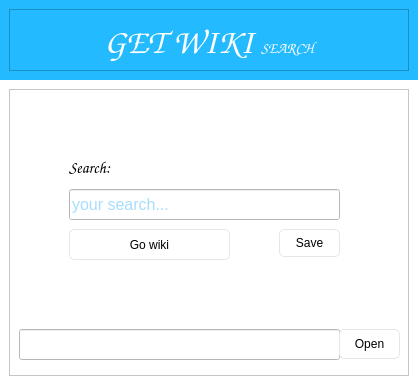
<?xml version="1.0" encoding="UTF-8"?>
<ui version="4.0">
 <class>GetWikiWindow</class>
 <widget class="QMainWindow" name="GetWikiWindow">
  <property name="geometry">
   <rect>
    <x>0</x>
    <y>0</y>
    <width>418</width>
    <height>385</height>
   </rect>
  </property>
  <property name="mouseTracking">
   <bool>false</bool>
  </property>
  <property name="contextMenuPolicy">
   <enum>Qt::NoContextMenu</enum>
  </property>
  <property name="acceptDrops">
   <bool>false</bool>
  </property>
  <property name="windowTitle">
   <string>GetWiki</string>
  </property>
  <property name="windowIcon">
   <iconset resource="GetWikiRc.qrc">
    <normaloff>:/Icon_Window/icon_wiki.png</normaloff>:/Icon_Window/icon_wiki.png</iconset>
  </property>
  <property name="windowOpacity">
   <double>1.000000000000000</double>
  </property>
  <property name="accessibleName">
   <string/>
  </property>
  <property name="dockNestingEnabled">
   <bool>true</bool>
  </property>
  <widget class="QWidget" name="centralwidget">
   <property name="autoFillBackground">
    <bool>false</bool>
   </property>
   <layout class="QVBoxLayout" name="verticalLayout">
    <property name="spacing">
     <number>0</number>
    </property>
    <property name="leftMargin">
     <number>0</number>
    </property>
    <property name="topMargin">
     <number>0</number>
    </property>
    <property name="rightMargin">
     <number>0</number>
    </property>
    <property name="bottomMargin">
     <number>0</number>
    </property>
    <item>
     <widget class="QFrame" name="frame">
      <property name="minimumSize">
       <size>
        <width>0</width>
        <height>80</height>
       </size>
      </property>
      <property name="maximumSize">
       <size>
        <width>16777215</width>
        <height>80</height>
       </size>
      </property>
      <property name="styleSheet">
       <string notr="true">background-color: rgb(35, 186, 255);</string>
      </property>
      <property name="frameShape">
       <enum>QFrame::NoFrame</enum>
      </property>
      <property name="frameShadow">
       <enum>QFrame::Raised</enum>
      </property>
      <layout class="QHBoxLayout" name="horizontalLayout_2">
       <item>
        <widget class="QFrame" name="frame_4">
         <property name="minimumSize">
          <size>
           <width>400</width>
           <height>0</height>
          </size>
         </property>
         <property name="maximumSize">
          <size>
           <width>400</width>
           <height>16777215</height>
          </size>
         </property>
         <property name="frameShape">
          <enum>QFrame::StyledPanel</enum>
         </property>
         <property name="frameShadow">
          <enum>QFrame::Raised</enum>
         </property>
         <layout class="QHBoxLayout" name="horizontalLayout_3">
          <item>
           <widget class="QLabel" name="lblTitulo">
            <property name="font">
             <font>
              <family>Comic Sans MS</family>
             </font>
            </property>
            <property name="text">
             <string>&lt;html&gt;&lt;head/&gt;&lt;body&gt;&lt;p align=&quot;center&quot;&gt;&lt;span style=&quot; font-size:26pt; font-weight:600; color:#ffffff;&quot;&gt;GET WIKI &lt;/span&gt;&lt;span style=&quot; font-size:11pt; font-weight:600; color:#ffffff;&quot;&gt;SEARCH&lt;/span&gt;&lt;/p&gt;&lt;/body&gt;&lt;/html&gt;</string>
            </property>
           </widget>
          </item>
         </layout>
        </widget>
       </item>
      </layout>
     </widget>
    </item>
    <item>
     <widget class="QFrame" name="frame_2">
      <property name="styleSheet">
       <string notr="true">background-color: rgb(255, 255, 255);</string>
      </property>
      <property name="frameShape">
       <enum>QFrame::NoFrame</enum>
      </property>
      <property name="frameShadow">
       <enum>QFrame::Raised</enum>
      </property>
      <layout class="QHBoxLayout" name="horizontalLayout">
       <item>
        <widget class="QFrame" name="frame_3">
         <property name="minimumSize">
          <size>
           <width>400</width>
           <height>0</height>
          </size>
         </property>
         <property name="maximumSize">
          <size>
           <width>400</width>
           <height>16777215</height>
          </size>
         </property>
         <property name="styleSheet">
          <string notr="true">background-color: rgb(255, 255, 255);</string>
         </property>
         <property name="frameShape">
          <enum>QFrame::StyledPanel</enum>
         </property>
         <property name="frameShadow">
          <enum>QFrame::Raised</enum>
         </property>
         <widget class="QPushButton" name="btnSave">
          <property name="geometry">
           <rect>
            <x>270</x>
            <y>140</y>
            <width>61</width>
            <height>28</height>
           </rect>
          </property>
          <property name="styleSheet">
           <string notr="true">QPushButton {
	border-radius: 5px;
	border: 1px solid rgb(230, 230, 230)
}
QPushButton:hover {
	background-color: rgb(235, 255, 255);
	color: rgb(60, 203, 255);
}
QPushButton:pressed {
	background-color: rgb(0,0,0)
}

</string>
          </property>
          <property name="text">
           <string>Save</string>
          </property>
         </widget>
         <widget class="QLineEdit" name="txtDir">
          <property name="enabled">
           <bool>true</bool>
          </property>
          <property name="geometry">
           <rect>
            <x>10</x>
            <y>240</y>
            <width>321</width>
            <height>31</height>
           </rect>
          </property>
          <property name="focusPolicy">
           <enum>Qt::ClickFocus</enum>
          </property>
          <property name="text">
           <string/>
          </property>
          <property name="readOnly">
           <bool>true</bool>
          </property>
         </widget>
         <widget class="QLabel" name="lblSearch">
          <property name="geometry">
           <rect>
            <x>60</x>
            <y>70</y>
            <width>61</width>
            <height>16</height>
           </rect>
          </property>
          <property name="font">
           <font>
            <family>Comic Sans MS</family>
            <pointsize>12</pointsize>
           </font>
          </property>
          <property name="text">
           <string>Search:</string>
          </property>
         </widget>
         <widget class="QLineEdit" name="txtSearch">
          <property name="geometry">
           <rect>
            <x>60</x>
            <y>100</y>
            <width>271</width>
            <height>31</height>
           </rect>
          </property>
          <property name="font">
           <font>
            <pointsize>12</pointsize>
           </font>
          </property>
          <property name="focusPolicy">
           <enum>Qt::ClickFocus</enum>
          </property>
          <property name="styleSheet">
           <string notr="true">color: rgb(78, 187, 255);</string>
          </property>
          <property name="dragEnabled">
           <bool>false</bool>
          </property>
          <property name="placeholderText">
           <string>your search...</string>
          </property>
          <property name="clearButtonEnabled">
           <bool>true</bool>
          </property>
         </widget>
         <widget class="QPushButton" name="pushButton">
          <property name="geometry">
           <rect>
            <x>60</x>
            <y>140</y>
            <width>161</width>
            <height>31</height>
           </rect>
          </property>
          <property name="styleSheet">
           <string notr="true">QPushButton {
	border-radius: 5px;
	border: 1px solid rgb(230, 230, 230)
}
QPushButton:hover {
	background-color: rgb(235, 255, 255);
	color: rgb(60, 203, 255);
}
QPushButton:pressed {
	background-color: rgb(0,0,0)
}
</string>
          </property>
          <property name="text">
           <string>Go wiki</string>
          </property>
         </widget>
         <widget class="QPushButton" name="btnOpen">
          <property name="geometry">
           <rect>
            <x>330</x>
            <y>240</y>
            <width>61</width>
            <height>30</height>
           </rect>
          </property>
          <property name="styleSheet">
           <string notr="true">QPushButton {
	border-radius: 5px;
	border: 1px solid rgb(230, 230, 230)
}
QPushButton:hover {
	background-color: rgb(235, 255, 255);
	color: rgb(60, 203, 255);
}
QPushButton:pressed {
	background-color: rgb(0,0,0)
}
</string>
          </property>
          <property name="text">
           <string>Open</string>
          </property>
         </widget>
        </widget>
       </item>
      </layout>
     </widget>
    </item>
   </layout>
  </widget>
 </widget>
 <resources>
  <include location="GetWikiRc.qrc"/>
 </resources>
 <connections/>
</ui>
